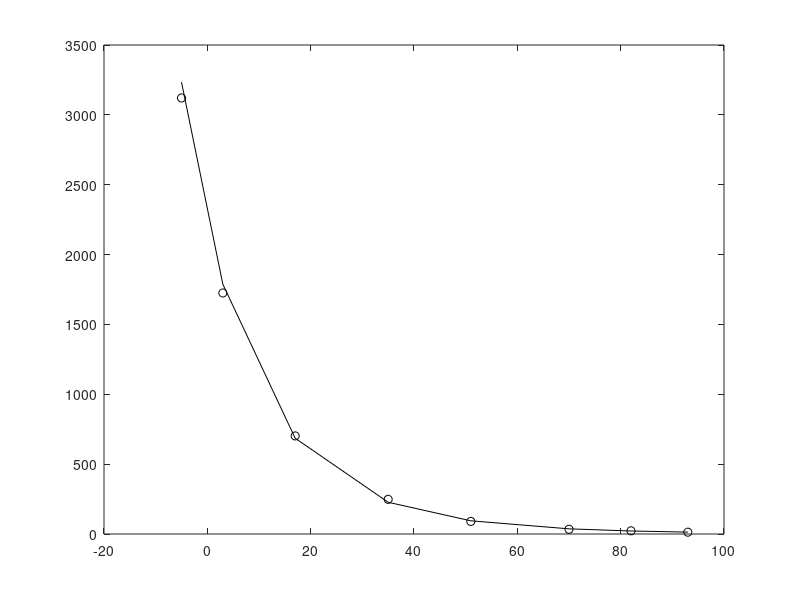

MATLAB code to generate this figure:
T= [-5 3 17 35 51 70 82 93]
R= [3121 1725 702 248 90 34 23 13]

Rtheory = 4.26*10^-6 *exp(5480./(T+273))

plot(T,R,'ko',T,Rtheory,'k-')
